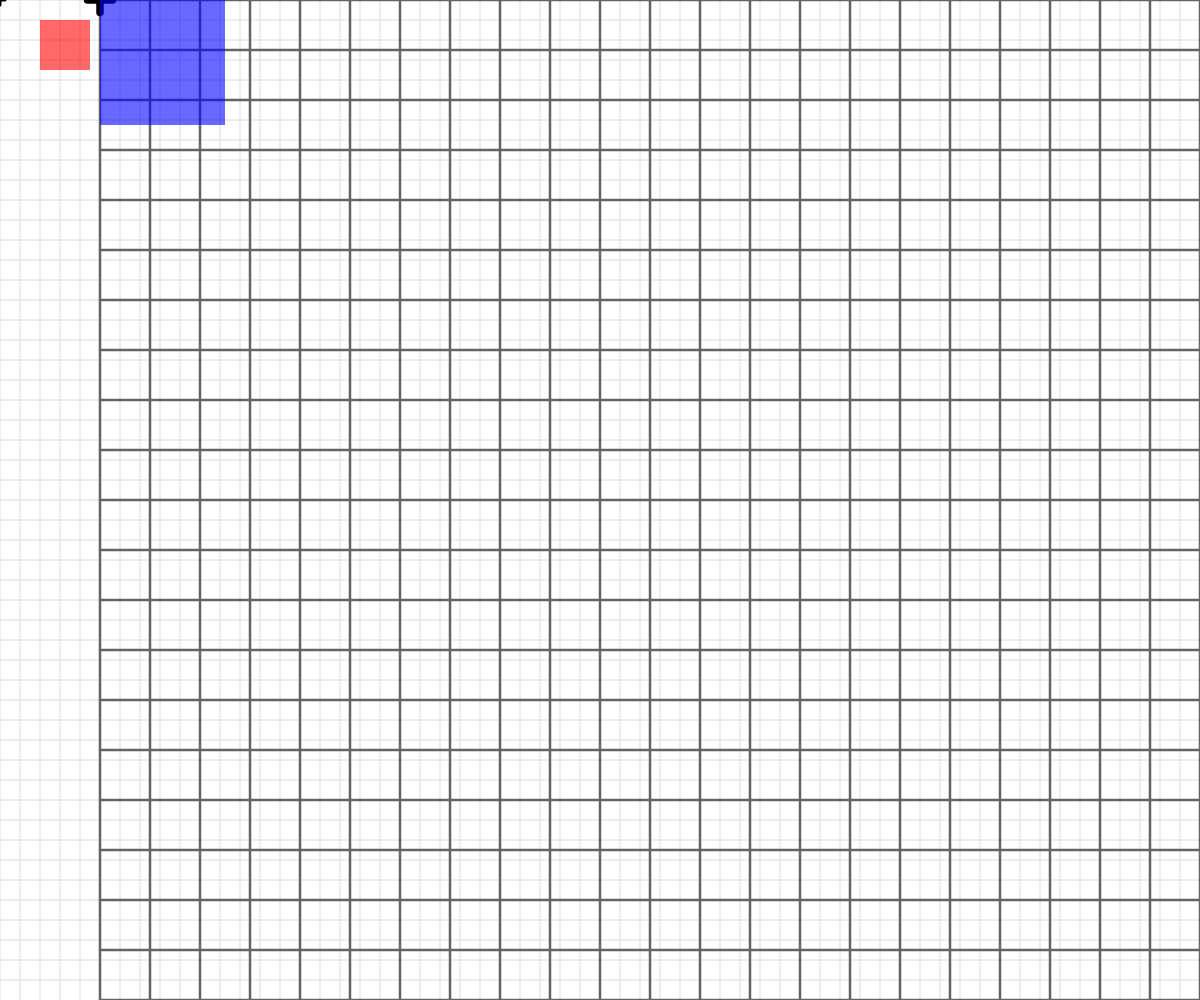
Frame 1 (no input)
Frame 60 (no input): identical to frame 1, image omitted
Frame 120 (the mouse pressed at the canvas centre since frame 60): identical to frame 1, image omitted

The p5.js sketch that drew this single still picture (run headless with seeded random() and noise() and a simulated clock; from frame 60 on, the mouse is pressed at the canvas centre):

// p5.js sketch
// ── sketch.js
// Basic Transformations Sandbox


let originalSpacing = 20;


function setup() {
  createCanvas(windowWidth, windowHeight);
}

function draw() {
  background(255);
  drawBasicGrid(220);


  //transformation one: TRANSLATION
  //add push()  pop()




  //transformation two: SCALE
push();
rectMode(CORNER);
rectangleRed(40,20);

translate(100, 0)
//Scale factors
//1 - no change <1 smaller  >1 larger
let scaleAmount = 2.5;
scale(scaleAmount);
drawBasicGrid(100);
rectangleBlue(0,0)

pop();



  //transformation three: ROTATION
  //reminder: rotations are measured in radians, not degrees! Functions can help with the conversion...
 


  //Combinations of Transformations

  

}


function face(x, y) {
  //draw a face at x,y
  push();
  translate(x,y);
  ellipseMode(CENTER);
  fill(200,200,0);
  stroke(0);
  ellipse(0,0,80,80);
  fill(90, 140, 30, 220);
  triangle(-20, 20, 20, 20, 0, 30);
  fill(0);
  ellipse(-25,0,10,10);
  ellipse(25,0,10,10);
  strokeWeight(5);
  line(-30,-10,30,-10);
  strokeWeight(1);
  pop();

}

function rectangleRed(x, y) {
  //draw a red rectangle at x,y (sized 50 pixels square) - to visualize what happens to the coordinate system
  //when different basic transformations are applied.
  noStroke();
  fill(255, 0, 0, 150);
  rect(x, y, 50, 50);

}

function rectangleBlue(x, y) {
  //draw a red rectangle at x,y (sized 50 pixels square) - to visualize what happens to the coordinate system
  //when different basic transformations are applied.
  noStroke();
  fill(0, 0, 255, 150);
  rect(x, y, 50, 50);

}

function drawBasicGrid(shade) {
  //draw the normal cartesian Coordinate Grid, in a light color. Spaced at 20 px by default
  stroke(shade);
  for (let x = 0; x < width; x += 20) {
    line(x, 0, x, height);
  }
  for (let y = 0; y < height; y += 20) {
    line(0, y, width, y);
  }

  //Draw "X" at the origin
  strokeWeight(3);
  stroke(0);
  line(-5,0,5,0);
  line(0,5,0,-5);
  strokeWeight(1);
}
